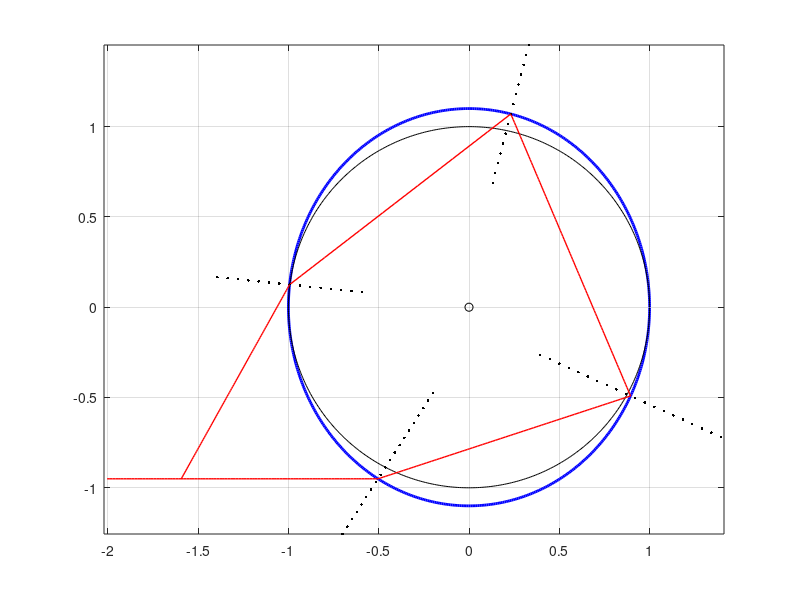

MATLAB code for this plot:
clear all

xita=0:0.01:2*pi;

a=1;
b=1+0.1;

n=1.333;%红光折射率

x0=a*cos(xita);
y0=b*sin(xita);

plot(x0,y0,'LineWidth',2,"Color",[0,0,1]);%画椭圆
hold on;

plot(cos(xita),sin(xita),'LineWidth',0.1,"Color",[0,0,0]);%画辅助圆
hold on;

plot(0,0,'ko');%画辅助圆心
hold on;


m=100;
delta=0.01;%一个小量

x=zeros(1,m);
y=zeros(1,m);

t=linspace(1.2*pi,1.5*pi-delta,m);

j=45;

k_f=a/b*tan(t(j));%入射点法线斜率

x1=linspace(-0.7,-0.2,20);
y1=k_f*(x1-a*cos(t(j)))+b*sin(t(j));
plot(x1,y1,'k.');%法线k_f
hold on;

x2=linspace(a*cos(t(j))-1.5,a*cos(t(j)),100);
y2=b*sin(t(j))*(x2./x2);
plot(x2,y2,'LineWidth',1,"Color",[1,0,0]);%入射光线
hold on;

alpha=atan(k_f);%入射角大小

beta=asin(sin(alpha)/n);%折射角大小

k_1=tan(-beta+alpha);%内部第一次反射的入射光斜率

F=@(t0) b*sin(t0)-b*sin(t(j))-k_1*(a*cos(t0)-a*cos(t(j)));
t0=[-0.5*pi,0.5*pi];

t_1=fzero(F,t0);%解出球内入射点的参数t_1

x3=linspace(a*cos(t(j)),a*cos(t_1),100);
y3=k_1*(x3-a*cos(t(j)))+b*sin(t(j));
plot(x3,y3,'LineWidth',1,"Color",[1,0,0]);%k_1光线
hold on;

k_f_1=a/b*tan(t_1);%球内第一次入射点法线斜率

x4=linspace(a*cos(t_1)-0.5,a*cos(t_1)+0.5,20);
y4=k_f_1*(x4-a*cos(t_1))+b*sin(t_1);
plot(x4,y4,'k.');% 法线k_f_1
hold on;

alpha_1=-atan(k_f_1)+atan(k_1);%球内第一次入射角

k_2=tan(-alpha_1+atan(k_f_1));%内部第一次反射的反射光斜率

F1=@(t1) b*sin(t1)-b*sin(t_1)-k_2*(a*cos(t1)-a*cos(t_1));
t10=[0,pi];

t_2=fzero(F1,t10);%解出球内第二次入射点的参数t_2

k_f_2=a/b*tan(t_2);%第二次反射射点法线斜率

x5=linspace(a*cos(t_1),a*cos(t_2),100);
y5=k_2*(x5-a*cos(t_2))+b*sin(t_2);
plot(x5,y5,'LineWidth',1,"Color",[1,0,0]);%第二次反射的入射光线k_2
hold on;

x6=linspace(a*cos(t_2)-0.1,a*cos(t_2)+0.1,15);
y6=k_f_2*(x6-a*cos(t_2))+b*sin(t_2);
plot(x6,y6,'k.');%法线k_f_2
hold on;

%球内第二次反射的入射角
alpha_2=atan(k_2)-atan(k_f_2);

k_3=tan(-alpha_2+atan(k_f_2));%内部第二次反射的反射光斜率

F2=@(t2) b*sin(t2)-b*sin(t_2)-k_3*(a*cos(t2)-a*cos(t_2));

t20=[t_2+0.01,1.5*pi];

t_3=fzero(F2,t20);%解出出射点的参数t_3

x7=linspace(a*cos(t_2),a*cos(t_3),20);
y7=k_3*(x7-a*cos(t_3))+b*sin(t_3);
plot(x7,y7,'LineWidth',1,"Color",[1,0,0]);%第二次反射的反射光斜率k_3
hold on;

k_f_3=a/b*tan(t_3);%出射点法线斜率

%出射点的入射角
alpha_3=atan(k_3)-atan(k_f_3);

Ref=asin(n*sin(alpha_3));%出射点的折射角

guancejiao=Ref+atan(k_f_3);

x8=linspace(a*cos(t_3)-0.4,a*cos(t_3)+0.4,15);
y8=k_f_3*(x8-a*cos(t_3))+b*sin(t_3);
plot(x8,y8,'k.');%法线k_f_3
hold on;

x9=linspace(a*cos(t_3)-0.6,a*cos(t_3),100);
y9=tan(guancejiao)*(x9-a*cos(t_3))+b*sin(t_3);
plot(x9,y9,'LineWidth',1,"Color",[1,0,0]);%出射光线
hold on;


axis equal;

grid on;
